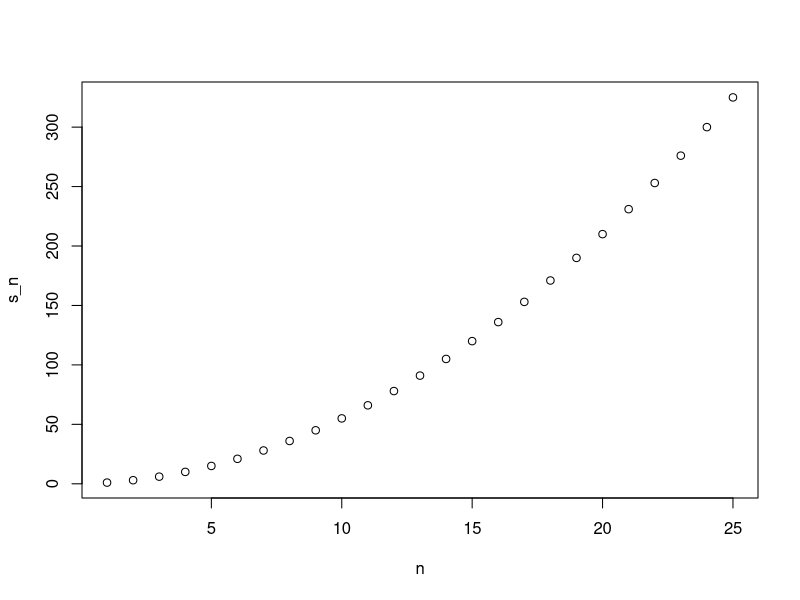
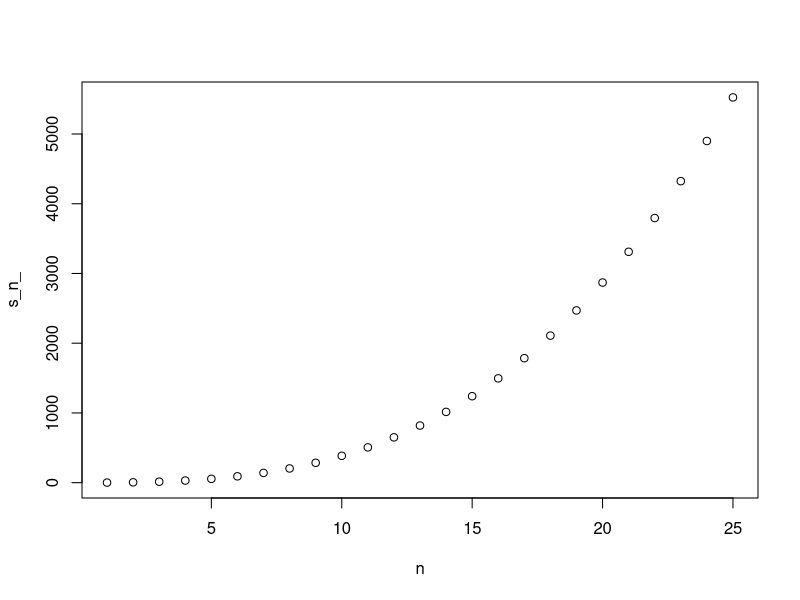

The R source for these figures, in order: (Note: this script raises an error after producing the figures.)
## ---- chunk 1
install.packages('tidyverse')
library('tidyverse')
## ---- chunk 2
a <- 0

if(a!=0){
  print(1/a)
} else{
  print("No reciprocal for 0.")
}
## ---- chunk 3
library(dslabs)
data(murders)
murder_rate <- murders$total / murders$population*100000
## ---- chunk 4
ind <- which.min(murder_rate)

if(murder_rate[ind] < 0.5){
  print(murders$state[ind]) 
} else{
  print("No state has murder rate that low")
}
## ---- chunk 5
ind <- which.min(murder_rate)

if(murder_rate[ind] < 0.25){
  print(murders$state[ind]) 
} else{
  print("No state has murder rate that low")
}
## ---- chunk 6
a <- 0
ifelse(a > 0, 1/a, NA)
## ---- chunk 7
a <- c(0, 1, 2, -4, 5)
result <- ifelse(a > 0, 1/a, NA)
## ---- chunk 8
data(na_example)
no_nas <- ifelse(is.na(na_example), 0, na_example) 
sum(is.na(no_nas))
## ---- chunk 9
z <- c(TRUE, TRUE, FALSE)
any(z)
all(z)
## ---- chunk 10
avg <- function(x){
  s <- sum(x)
  n <- length(x)
  s/n
}
## ---- chunk 11
x <- 1:100
identical(mean(x), avg(x))
## ---- chunk 12
s <- 3
avg(1:10)
s
## ---- chunk 13
avg <- function(x, arithmetic = TRUE){
  n <- length(x)
  ifelse(arithmetic, sum(x)/n, prod(x)^(1/n))
}
## ---- chunk 14
search()
## ---- chunk 15
stats::filter

## ---- chunk 16
dplyr::filter
## ---- chunk 17
compute_s_n <- function(n){
  x <- 1:n
  sum(x)
}
## ---- chunk 18
for(i in 1:5){
  print(i)
}
## ---- chunk 19
m <- 25
s_n <- vector(length = m) # create an empty vector
for(n in 1:m){
  s_n[n] <- compute_s_n(n)
}
## ---- chunk 20
n <- 1:m
plot(n, s_n)
## ---- chunk 21
x <- 1:10
sqrt(x)
y <- 1:10
x*y
## ---- chunk 22
n <- 1:25
compute_s_n(n)
## ---- chunk 23
x <- 1:10
sapply(x, sqrt)
## ---- chunk 24
n <- 1:25
s_n <- sapply(n, compute_s_n)
## ---- chunk 25
x <- c(1,2,-3,4)

if(all(x>0)){
  print("All Postives")
} else{
  print("Not all positives")
}
## ---- chunk 26
if(nchar("murders$state")>8) {
  new_names<-murders$abb
}
## ---- chunk 27
sum_n <- function(n){
  x<-seq(1,n)
  sum(x)
}
sum_n(5000)
## ---- chunk 28
altman_plot <- function(x, y){
  a<-x+y
  b<-x-y
  plot(a,b)
}
## ---- chunk 29
x <- 3
my_func <- function(y){
  x <- 5
  y+5
}
x
## ---- chunk 30
compute_s_n <- function(n){
  x<-seq(1,n)
  sum(x^2)
}
compute_s_n(10)
## ---- chunk 31
s_n<-vector("numeric", 25)
for(n in 1:25){
  s_n[n] <- compute_s_n(n)
}
## ---- chunk 32
s_n[n] <- sapply(n, compute_s_n)
## ---- chunk 33
n<-seq(1, 25)
map_dbl(n, compute_s_n)
s_n
## ---- chunk 34
compute_s_n <- function(n){
  x<-seq(1,n)
  sum(x^2)
}
s_n_ <- vector("numeric", 25)
for(n in 1:25){
  s_n_[n] <- compute_s_n(n)
}
n<-1:25
plot(n, s_n_)
## ---- chunk 35
c_n[n] <- n*(n+1)*(2*n+1)/6
plot(n, s_n_-c_n)
## s_n_-c_n = 0 임을 그래프로 확인하였으므로 confirm됨.
